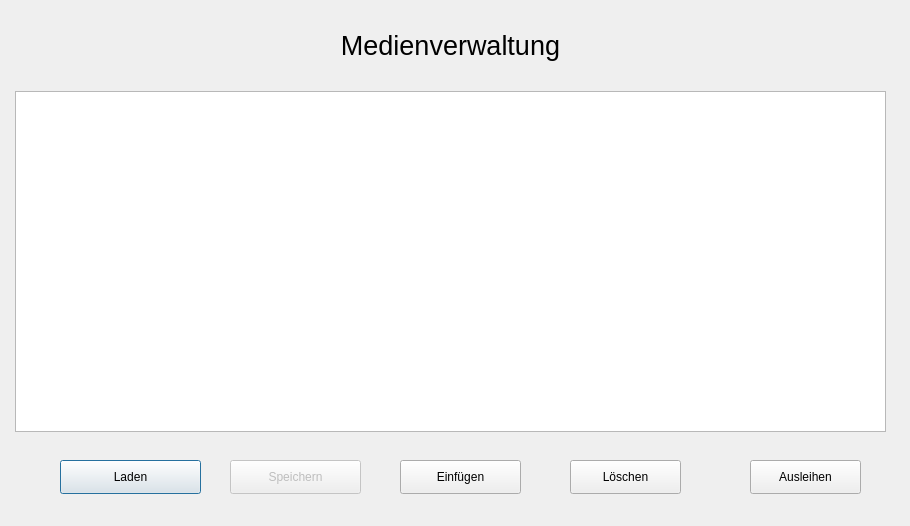
<?xml version="1.0" encoding="UTF-8"?>
<ui version="4.0">
 <class>tabelleWindow</class>
 <widget class="QDialog" name="tabelleWindow">
  <property name="geometry">
   <rect>
    <x>0</x>
    <y>0</y>
    <width>910</width>
    <height>526</height>
   </rect>
  </property>
  <property name="windowTitle">
   <string>Tabelle</string>
  </property>
  <widget class="QLabel" name="label">
   <property name="geometry">
    <rect>
     <x>300</x>
     <y>10</y>
     <width>301</width>
     <height>71</height>
    </rect>
   </property>
   <property name="font">
    <font>
     <pointsize>20</pointsize>
    </font>
   </property>
   <property name="text">
    <string>Medienverwaltung</string>
   </property>
   <property name="alignment">
    <set>Qt::AlignCenter</set>
   </property>
  </widget>
  <widget class="QTableWidget" name="tabelleWidget">
   <property name="geometry">
    <rect>
     <x>15</x>
     <y>91</y>
     <width>871</width>
     <height>341</height>
    </rect>
   </property>
  </widget>
  <widget class="QPushButton" name="reloadButton">
   <property name="geometry">
    <rect>
     <x>60</x>
     <y>460</y>
     <width>141</width>
     <height>34</height>
    </rect>
   </property>
   <property name="text">
    <string>Laden</string>
   </property>
  </widget>
  <widget class="QPushButton" name="saveButton">
   <property name="enabled">
    <bool>false</bool>
   </property>
   <property name="geometry">
    <rect>
     <x>230</x>
     <y>460</y>
     <width>131</width>
     <height>34</height>
    </rect>
   </property>
   <property name="text">
    <string>Speichern</string>
   </property>
  </widget>
  <widget class="QPushButton" name="insertButton">
   <property name="geometry">
    <rect>
     <x>400</x>
     <y>460</y>
     <width>121</width>
     <height>34</height>
    </rect>
   </property>
   <property name="text">
    <string>Einfügen</string>
   </property>
  </widget>
  <widget class="QPushButton" name="deleteButton">
   <property name="geometry">
    <rect>
     <x>570</x>
     <y>460</y>
     <width>111</width>
     <height>34</height>
    </rect>
   </property>
   <property name="text">
    <string>Löschen</string>
   </property>
  </widget>
  <widget class="QPushButton" name="ausleihButton">
   <property name="geometry">
    <rect>
     <x>750</x>
     <y>460</y>
     <width>111</width>
     <height>34</height>
    </rect>
   </property>
   <property name="text">
    <string>Ausleihen</string>
   </property>
  </widget>
 </widget>
 <layoutdefault spacing="6" margin="11"/>
 <resources/>
 <connections/>
</ui>
